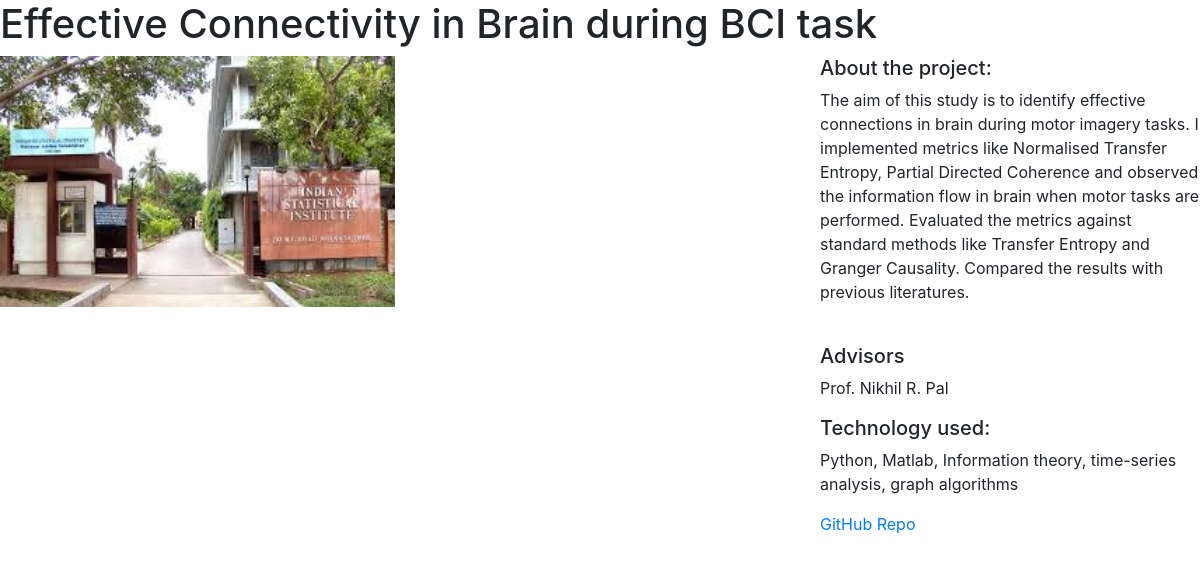
/projects/3/, run on the app's committed database.
### projects/models.py (models this page shows)
class Project(models.Model):
	title = models.CharField(max_length = 100)
	description = models.TextField()
	Advisors = models.TextField()
	Location = models.TextField()
	Duration = models.TextField()
	language = models.CharField(max_length = 100)
	link = models.TextField()
	image = models.FilePathField(path = '/img')

### projects/views.py (the view)
# urls.py: path("<int:pk>/", views.project_detail, name="project_detail"),
def project_detail(request, pk):
    project = Project.objects.get(pk=pk)
    context = {
        'project': project
    }
    return render(request, 'project_detail.html', context)

### projects/templates/project_detail.html
{% extends "base.html" %}
{% load static %}
{% block page_content %}
<h1>{{ project.title }}</h1>
<div class="row">
    <div class="col-md-8">
        <img src="{% static project.image %}" alt="" width="50%">
    </div>
    <div class="col-md-4">
        <h5>About the project:</h5>
        <p>{{ project.description }}</p>
        <br>
        <h5>Advisors</h5>
        <p>{{ project.Advisors}}</p>
        <h5>Technology used:</h5>
        <p>{{project.language}}</p>
        <a href="https://github.com/Sirish07/Deep-Clean">GitHub Repo</a>
    </div>
</div>
{% endblock %}

### data on the page
Project: title "Effective Connectivity in Brain during BCI task", image (picture), description "The aim of this study is to identify effective connections in brain during motor imagery tasks. I implemented metrics like Normalised Transfer Entropy, Partial Directed Coherence and observed the information flow in brain when motor tasks are performed. Evaluated the metrics against standard methods like Transfer Entropy and Granger Causality. Compared the results with previous literatures.", Advisors "Prof. Nikhil R. Pal", language "Python, Matlab, Information theory, time-series analysis, graph algorithms"
